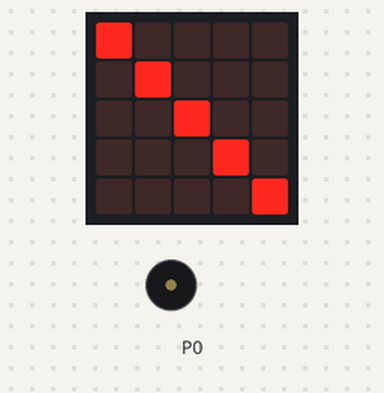
The program below on a simulated BBC micro:bit (MakeCode). On the bench: the board's 5×5 LED display, buzzer (waves = sounding).

Above: at 0.1 s.
At 1.3 s:
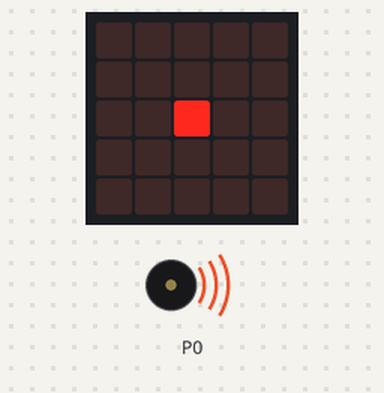
At 4.62 s:
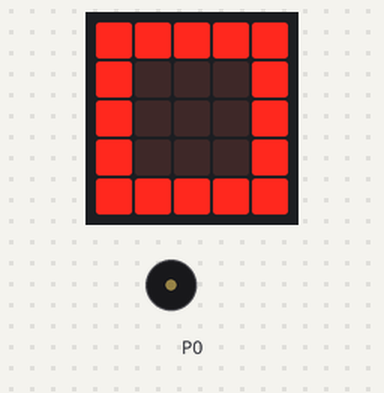
At 13.7 s:
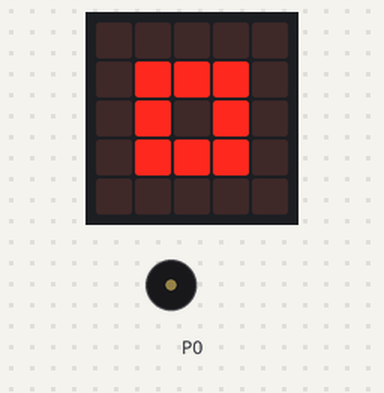
Timing chart, 0 to 15.2 s (numbered marks = the images above):
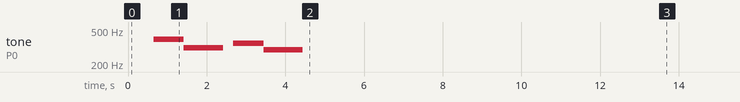

The program:

main.ts
```typescript
basic.showLeds(`
    # . . . .
    . # . . .
    . . # . .
    . . . # .
    . . . . #
    `)
music._playDefaultBackground(music.builtInPlayableMelody(Melodies.Dadadadum), music.PlaybackMode.InBackground)
basic.showLeds(`
    . . . . #
    . . . # .
    . . # . .
    . # . . .
    # . . . .
    `)
basic.showLeds(`
    . . . . .
    . . . . .
    . . # . .
    . . . . .
    . . . . .
    `)
basic.pause(3000)
basic.forever(function on_forever() {
    basic.showIcon(IconNames.Square)
    basic.showIcon(IconNames.SmallSquare)
    basic.showLeds(`
        . . . . .
        . . . . .
        . . # . .
        . . . . .
        . . . . .
        `)
    basic.showIcon(IconNames.SmallSquare)
})
```

test.ts
```typescript
// i test vanno qui; questi non saranno compilati quando questo pacchetto viene usato come estensione.
```

Measured:
- by itself, tone on P0: plays 392 Hz for 0.77 s, 311 Hz for 1.0 s, 349 Hz for 0.77 s, 294 Hz for 1.0 s
- what the display in image 1 shows lasts 3.4 s, from 0.8 s to 4.2 s
- what the display in image 2 shows lasts 0.6 s, from 4.2 s to 4.8 s
